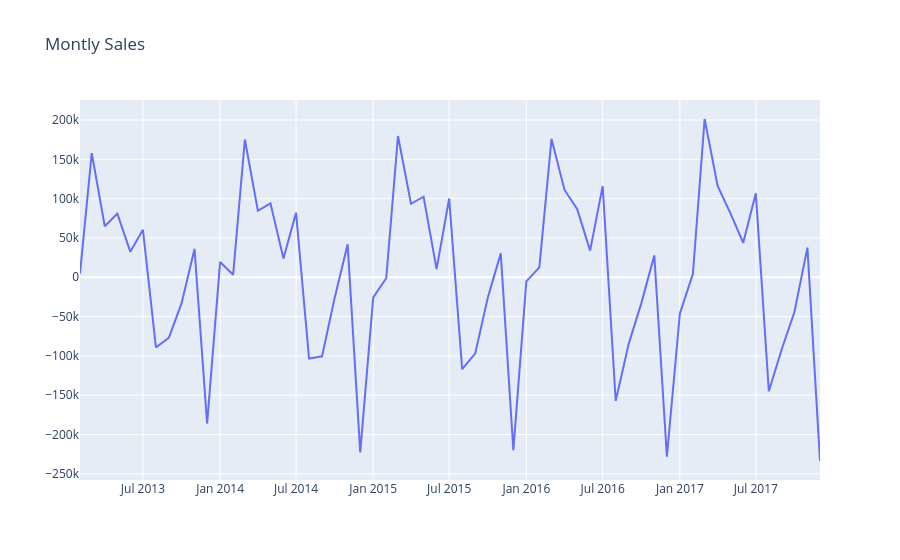

Source (notebook cell):
### Code cell
#plot monthly sales with sales difference
plot_data = [
    go.Scatter(
        x=df_diff['date'],
        y=df_diff['diff'],
    )
]
plot_layout = go.Layout(
        title='Montly Sales'
    )
fig = go.Figure(data=plot_data, layout=plot_layout)
fig.show()
